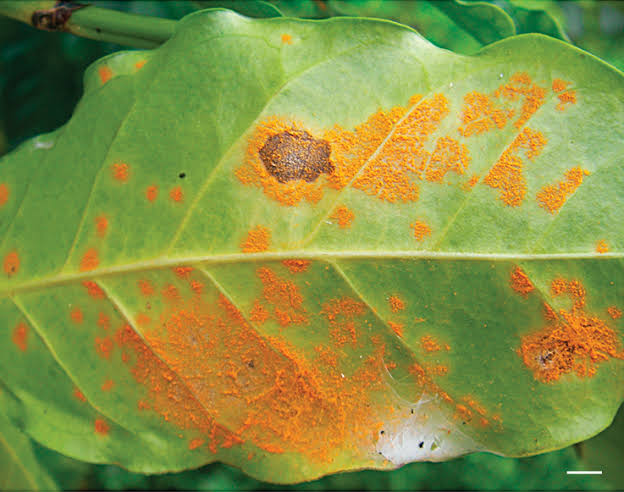
#> input picture backend/app/ai/datasets/ethiopian_crops/coffee/leaf_rust/coffee leaf rust.jpg, 624 x 492 px; its folder holds only this picture in this run
$ python train_model.py
#> lines starting #> are read from the running program, lines starting #| are printed output that depends on the picture
import os
import numpy as np
from PIL import Image
from sklearn.ensemble import RandomForestClassifier
from sklearn.model_selection import train_test_split
from sklearn.metrics import classification_report
import pickle

BASE_DIR = 'datasets/ethiopian_crops'
IMG_SIZE = (64, 64)

def load_dataset():
    X, y, classes = [], [], []

    for crop in sorted(os.listdir(BASE_DIR)):
        crop_dir = os.path.join(BASE_DIR, crop)
        if not os.path.isdir(crop_dir):
            continue
        for disease in sorted(os.listdir(crop_dir)):
            disease_dir = os.path.join(crop_dir, disease)
            if not os.path.isdir(disease_dir):
                continue
            class_name = f"{crop}___{disease}"
            if class_name not in classes:
                classes.append(class_name)

            for img_file in os.listdir(disease_dir):
                if img_file.lower().endswith(('.jpg', '.jpeg', '.png', '.jfif', '.webp')):
                    img_path = os.path.join(disease_dir, img_file)
                    try:
                        img = Image.open(img_path).convert('RGB')
#> img is the input picture: PIL image 624x492 RGB; mean R, G, B 136.8, 145, 66.2
                        img = img.resize(IMG_SIZE)
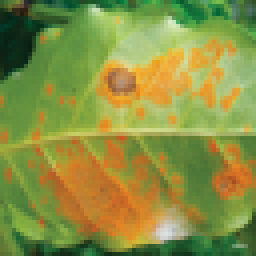
#> img: PIL image 64x64 RGB (shown 4 times larger); mean R, G, B 136.9, 145.1, 66.2
                        X.append(np.array(img).flatten())
                        y.append(classes.index(class_name))
                    except Exception as e:
                        print(f"Error loading {img_path}: {e}")
#> pass 2 of the loop in load_dataset, `for crop in sorted(os.listdir(BASE_DIR)):`:
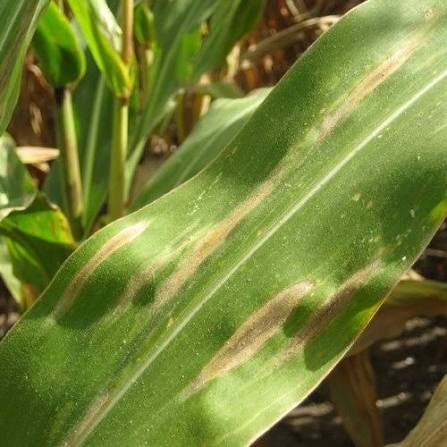
#> input picture backend/app/ai/datasets/ethiopian_crops/maize/northern_leaf_blight/corn northern leaf blight 1.jpg, 447 x 447 px
#> in load_dataset, img is the input picture: PIL image 447x447 RGB; mean R, G, B 114.8, 127.6, 55.4
#> in load_dataset, `img = img.resize(IMG_SIZE)`:
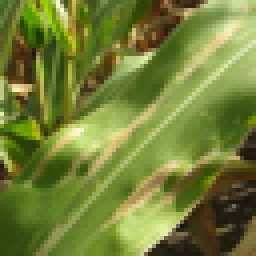
#> img: PIL image 64x64 RGB (shown 4 times larger); mean R, G, B 114.8, 127.6, 55.4

    return np.array(X), np.array(y), classes

def train():
    print("Loading dataset...")
    X, y, classes = load_dataset()

    if len(X) < 10:
        print(f"Not enough images ({len(X)} found). Need at least 10.")
        return

    print(f"Dataset: {len(X)} images, {len(classes)} classes")

    # Print class distribution
    unique, counts = np.unique(y, return_counts=True)
    for cls_idx, count in zip(unique, counts):
        print(f"  {classes[cls_idx]}: {count} images")

    # Train on all data (since we have limited samples)
    print("\nTraining Random Forest on all data...")
    model = RandomForestClassifier(n_estimators=100, max_depth=20, random_state=42)
    model.fit(X, y)

    # Training accuracy
    train_acc = model.score(X, y)
    print(f"Training accuracy: {train_acc:.2%}")
    print("(Note: Limited data means accuracy may be high but not generalize well)")

    # Save model
    model_path = os.path.join('model', 'ethiopian_crop_model.pkl')
    with open(model_path, 'wb') as f:
        pickle.dump({'model': model, 'classes': classes}, f)
    print(f"\nModel saved to {model_path}")

    return model, classes

if __name__ == '__main__':
    train()
